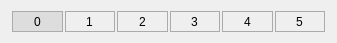
<?xml version="1.0" encoding="UTF-8"?>
<ui version="4.0">
 <class>Dialog</class>
 <widget class="QDialog" name="Dialog">
  <property name="geometry">
   <rect>
    <x>0</x>
    <y>0</y>
    <width>337</width>
    <height>35</height>
   </rect>
  </property>
  <property name="windowTitle">
   <string>Set Rating</string>
  </property>
  <property name="modal">
   <bool>true</bool>
  </property>
  <layout class="QVBoxLayout" name="verticalLayout">
   <item>
    <layout class="QHBoxLayout" name="layoutRatingBtns">
     <property name="spacing">
      <number>2</number>
     </property>
     <property name="sizeConstraint">
      <enum>QLayout::SetMinimumSize</enum>
     </property>
     <property name="leftMargin">
      <number>1</number>
     </property>
     <property name="rightMargin">
      <number>1</number>
     </property>
     <item>
      <widget class="QRadioButton" name="radioButton_rate0">
       <property name="sizePolicy">
        <sizepolicy hsizetype="Expanding" vsizetype="Fixed">
         <horstretch>0</horstretch>
         <verstretch>0</verstretch>
        </sizepolicy>
       </property>
       <property name="minimumSize">
        <size>
         <width>0</width>
         <height>21</height>
        </size>
       </property>
       <property name="focusPolicy">
        <enum>Qt::TabFocus</enum>
       </property>
       <property name="styleSheet">
        <string notr="true">QRadioButton {
	spacing: 0px;
	border: 1px solid rgb(171, 171, 171);
	padding-right: 5px;
}

QRadioButton::indicator {
	margin-left: -5px;
	width: 0px;
	height: 0px;
	subcontrol-position: center;
	background: transparent;
}

QRadioButton::checked {
	background-color: rgb(221, 221, 221);
	color: rgb(0, 0, 0);
}

QRadioButton::indicator::unchecked {
   image: none;
}

QRadioButton::indicator:unchecked:hover {
	image: none;
}

QRadioButton::indicator:unchecked:pressed {
    image: none;
}

QRadioButton::indicator::checked {
    image: none;
}

QRadioButton::indicator:checked:hover {
    image: none;
}

QRadioButton::indicator:checked:pressed {
    image: none;
}

QRadioButton::unchecked:hover {
	background-color: rgb(251, 251, 251);
	color: rgb(0, 0, 0);
}</string>
       </property>
       <property name="text">
        <string>0</string>
       </property>
       <property name="checked">
        <bool>true</bool>
       </property>
      </widget>
     </item>
     <item>
      <widget class="QRadioButton" name="radioButton_rate1">
       <property name="sizePolicy">
        <sizepolicy hsizetype="Expanding" vsizetype="Fixed">
         <horstretch>0</horstretch>
         <verstretch>0</verstretch>
        </sizepolicy>
       </property>
       <property name="minimumSize">
        <size>
         <width>0</width>
         <height>21</height>
        </size>
       </property>
       <property name="focusPolicy">
        <enum>Qt::TabFocus</enum>
       </property>
       <property name="styleSheet">
        <string notr="true">QRadioButton {
	spacing: 0px;
	border: 1px solid rgb(171, 171, 171);
	padding-right: 5px;
}

QRadioButton::indicator {
	margin-left: -5px;
	width: 0px;
	height: 0px;
	subcontrol-position: center;
	background: transparent;
}

QRadioButton::checked {
	background-color: rgb(238, 170, 170);
	color: rgb(0, 0, 0);
}

QRadioButton::indicator::unchecked {
   image: none;
}

QRadioButton::indicator:unchecked:hover {
	image: none;
}

QRadioButton::indicator:unchecked:pressed {
    image: none;
}

QRadioButton::indicator::checked {
    image: none;
}

QRadioButton::indicator:checked:hover {
    image: none;
}

QRadioButton::indicator:checked:pressed {
    image: none;
}

QRadioButton::unchecked:hover {
	background-color: rgb(255, 190, 190);
	color: rgb(0, 0, 0);
}</string>
       </property>
       <property name="text">
        <string>1</string>
       </property>
      </widget>
     </item>
     <item>
      <widget class="QRadioButton" name="radioButton_rate2">
       <property name="sizePolicy">
        <sizepolicy hsizetype="Expanding" vsizetype="Fixed">
         <horstretch>0</horstretch>
         <verstretch>0</verstretch>
        </sizepolicy>
       </property>
       <property name="minimumSize">
        <size>
         <width>0</width>
         <height>21</height>
        </size>
       </property>
       <property name="focusPolicy">
        <enum>Qt::TabFocus</enum>
       </property>
       <property name="styleSheet">
        <string notr="true">QRadioButton {
	spacing: 0px;
	border: 1px solid rgb(171, 171, 171);
	padding-right: 5px;
}

QRadioButton::indicator {
	margin-left: -5px;
	width: 0px;
	height: 0px;
	subcontrol-position: center;
	background: transparent;
}

QRadioButton::checked {
	background-color: rgb(255, 204, 136);
	color: rgb(0, 0, 0);
}

QRadioButton::indicator::unchecked {
   image: none;
}

QRadioButton::indicator:unchecked:hover {
	image: none;
}

QRadioButton::indicator:unchecked:pressed {
    image: none;
}

QRadioButton::indicator::checked {
    image: none;
}

QRadioButton::indicator:checked:hover {
    image: none;
}

QRadioButton::indicator:checked:pressed {
    image: none;
}

QRadioButton::unchecked:hover {
	background-color: rgb(255, 224, 156);
	color: rgb(0, 0, 0);
}</string>
       </property>
       <property name="text">
        <string>2</string>
       </property>
      </widget>
     </item>
     <item>
      <widget class="QRadioButton" name="radioButton_rate3">
       <property name="sizePolicy">
        <sizepolicy hsizetype="Expanding" vsizetype="Fixed">
         <horstretch>0</horstretch>
         <verstretch>0</verstretch>
        </sizepolicy>
       </property>
       <property name="minimumSize">
        <size>
         <width>0</width>
         <height>21</height>
        </size>
       </property>
       <property name="focusPolicy">
        <enum>Qt::TabFocus</enum>
       </property>
       <property name="styleSheet">
        <string notr="true">QRadioButton {
	spacing: 0px;
	border: 1px solid rgb(171, 171, 171);
	padding-right: 5px;
}

QRadioButton::indicator {
	margin-left: -5px;
	width: 0px;
	height: 0px;
	subcontrol-position: center;
	background: transparent;
}

QRadioButton::checked {
	background-color: rgb(136, 238, 136);
	color: rgb(0, 0, 0);
}

QRadioButton::indicator::unchecked {
   image: none;
}

QRadioButton::indicator:unchecked:hover {
	image: none;
}

QRadioButton::indicator:unchecked:pressed {
    image: none;
}

QRadioButton::indicator::checked {
    image: none;
}

QRadioButton::indicator:checked:hover {
    image: none;
}

QRadioButton::indicator:checked:pressed {
    image: none;
}

QRadioButton::unchecked:hover {
	background-color: rgb(156, 255, 156);
	color: rgb(0, 0, 0);
}</string>
       </property>
       <property name="text">
        <string>3</string>
       </property>
      </widget>
     </item>
     <item>
      <widget class="QRadioButton" name="radioButton_rate4">
       <property name="sizePolicy">
        <sizepolicy hsizetype="Expanding" vsizetype="Fixed">
         <horstretch>0</horstretch>
         <verstretch>0</verstretch>
        </sizepolicy>
       </property>
       <property name="minimumSize">
        <size>
         <width>0</width>
         <height>21</height>
        </size>
       </property>
       <property name="focusPolicy">
        <enum>Qt::TabFocus</enum>
       </property>
       <property name="styleSheet">
        <string notr="true">QRadioButton {
	spacing: 0px;
	border: 1px solid rgb(171, 171, 171);
	padding-right: 5px;
}

QRadioButton::indicator {
	margin-left: -5px;
	width: 0px;
	height: 0px;
	subcontrol-position: center;
	background: transparent;
}

QRadioButton::checked {
	background-color: rgb(102, 136, 238);
	color: rgb(0, 0, 0);
}

QRadioButton::indicator::unchecked {
   image: none;
}

QRadioButton::indicator:unchecked:hover {
	image: none;
}

QRadioButton::indicator:unchecked:pressed {
    image: none;
}

QRadioButton::indicator::checked {
    image: none;
}

QRadioButton::indicator:checked:hover {
    image: none;
}

QRadioButton::indicator:checked:pressed {
    image: none;
}

QRadioButton::unchecked:hover {
	background-color: rgb(122, 156, 255);
	color: rgb(0, 0, 0);
}</string>
       </property>
       <property name="text">
        <string>4</string>
       </property>
      </widget>
     </item>
     <item>
      <widget class="QRadioButton" name="radioButton_rate5">
       <property name="sizePolicy">
        <sizepolicy hsizetype="Expanding" vsizetype="Fixed">
         <horstretch>0</horstretch>
         <verstretch>0</verstretch>
        </sizepolicy>
       </property>
       <property name="minimumSize">
        <size>
         <width>0</width>
         <height>21</height>
        </size>
       </property>
       <property name="focusPolicy">
        <enum>Qt::TabFocus</enum>
       </property>
       <property name="styleSheet">
        <string notr="true">QRadioButton {
	spacing: 0px;
	border: 1px solid rgb(171, 171, 171);
	padding-right: 5px;
}

QRadioButton::indicator {
	margin-left: -5px;
	width: 0px;
	height: 0px;
	subcontrol-position: center;
	background: transparent;
}

QRadioButton::checked {
	background-color: rgb(204, 136, 238);
	color: rgb(0, 0, 0);
}

QRadioButton::indicator::unchecked {
   image: none;
}

QRadioButton::indicator:unchecked:hover {
	image: none;
}

QRadioButton::indicator:unchecked:pressed {
    image: none;
}

QRadioButton::indicator::checked {
    image: none;
}

QRadioButton::indicator:checked:hover {
    image: none;
}

QRadioButton::indicator:checked:pressed {
    image: none;
}

QRadioButton::unchecked:hover {
	background-color: rgb(224, 156, 255);
	color: rgb(0, 0, 0);
}</string>
       </property>
       <property name="text">
        <string>5</string>
       </property>
      </widget>
     </item>
    </layout>
   </item>
  </layout>
 </widget>
 <resources>
  <include location="../res/res.qrc"/>
 </resources>
 <connections/>
</ui>
